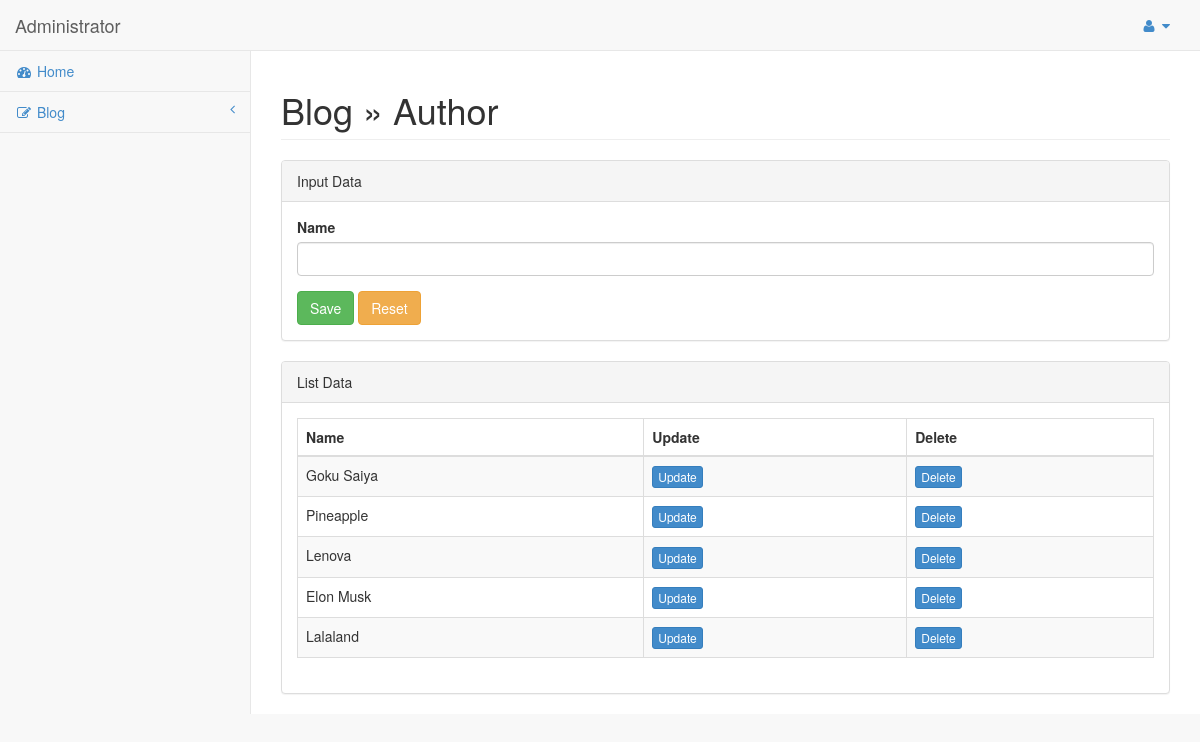
Screenshot of /admin/index.php?author (signed in) with the database file from the repository.
### tables this page shows
CREATE TABLE `author` (
  `id` int(11) NOT NULL,
  `author_name` varchar(255) NOT NULL
);

### admin/page/blog/author.php (the view, shortened to what this page needs)
<?php
$author = mysqli_query($conn, "SELECT * FROM author ORDER BY id DESC")
?>
<div class="row">
    <div class="col-lg-12">
        <h1 class="page-header">Blog &raquo; Author</h1>
    </div>
</div>
<div class="row">
    <div class="col-lg-12">
        <div class="panel panel-default">
            <div class="panel-heading">
                Input Data
            </div>
            <div class="panel-body">
                <div class="row">
                    <div class="col-lg-12">
                        <form role="form" action="" method="post">
                            <div class="form-group">
                                <label>Name</label>
                                <input class="form-control" type="text" name="name" />
                            </div>
                            <button type="submit" name="submit" class="btn btn-success">Save</button>
                            <button type="reset" class="btn btn-warning">Reset</button>
                        </form>
                    </div>
                </div>
            </div>
        </div>
        <div class="panel panel-default">
            <div class="panel-heading">
                List Data
            </div>
            <div class="panel-body">
                <div class="table-responsive">
                    <table class="table table-striped table-bordered table-hover" id="dataTables-example">
                        <thead>
                            <tr>
                                <th>Name</th>
                                <th>Update</th>
                                <th>Delete</th>
                            </tr>
                        </thead>
                        <tbody>
                        <?php if(mysqli_num_rows($author)) {?>
                            <?php while($row_author = mysqli_fetch_array($author)){?>
                            <tr>
                                <td><?php echo $row_author["author_name"]?></td>
                                <td class="center"><a href="index.php?author-update=<?php echo $row_author["id"]?>" class="btn btn-primary btn-xs" type="button">Update</a></td>
                                <td class="center"><a href="index.php?author-delete=<?php echo $row_author["id"]?>" class="btn btn-primary btn-xs" type="button">Delete</a></td>
                            </tr>
                            <?php } ?>
                        <?php } ?>
                        </tbody>
                    </table>
                </div>
            </div>
        </div>
    </div>
</div>

### admin/css/sb-admin.css (style rules this page uses)
body { background-color: #f8f8f8; padding-top: 100px; }
@media (min-width:768px) { body { padding-top: 50px; } }

### rows the page displays
author: author_name "Goku Saiya"
author: author_name "Pineapple"
author: author_name "Lenova"
author: author_name "Elon Musk"
author: author_name "Lalaland"
